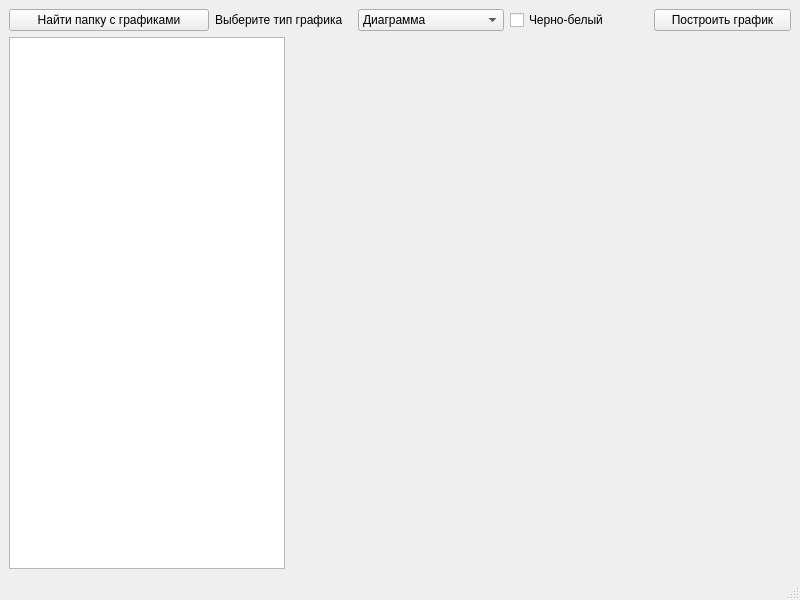
<?xml version="1.0" encoding="UTF-8"?>
<ui version="4.0">
 <class>MainWindow</class>
 <widget class="QMainWindow" name="MainWindow">
  <property name="geometry">
   <rect>
    <x>0</x>
    <y>0</y>
    <width>800</width>
    <height>600</height>
   </rect>
  </property>
  <property name="windowTitle">
   <string>MainWindow</string>
  </property>
  <widget class="QWidget" name="centralwidget">
   <layout class="QVBoxLayout" name="verticalLayout">
    <item>
     <layout class="QHBoxLayout" name="horizontalLayout_2">
      <item>
       <widget class="QPushButton" name="ButtonFindFolder">
        <property name="minimumSize">
         <size>
          <width>100</width>
          <height>0</height>
         </size>
        </property>
        <property name="maximumSize">
         <size>
          <width>200</width>
          <height>16777215</height>
         </size>
        </property>
        <property name="text">
         <string>Найти папку с графиками</string>
        </property>
       </widget>
      </item>
      <item>
       <layout class="QHBoxLayout" name="horizontalLayout_4">
        <item>
         <widget class="QLabel" name="label">
          <property name="text">
           <string>Выберите тип графика</string>
          </property>
         </widget>
        </item>
        <item>
         <widget class="QComboBox" name="BoxGraphType">
          <item>
           <property name="text">
            <string>Диаграмма</string>
           </property>
          </item>
          <item>
           <property name="text">
            <string>Круговая диаграмма</string>
           </property>
          </item>
         </widget>
        </item>
        <item>
         <widget class="QCheckBox" name="BoxColorGraph">
          <property name="text">
           <string>Черно-белый</string>
          </property>
         </widget>
        </item>
        <item>
         <widget class="QPushButton" name="ButtonCreateGraph">
          <property name="text">
           <string>Построить график</string>
          </property>
         </widget>
        </item>
       </layout>
      </item>
     </layout>
    </item>
    <item>
     <layout class="QHBoxLayout" name="horizontalLayout_5">
      <item>
       <widget class="QTableWidget" name="tableWidget"/>
      </item>
      <item>
       <widget class="QFrame" name="Charts">
        <property name="minimumSize">
         <size>
          <width>500</width>
          <height>0</height>
         </size>
        </property>
        <property name="frameShape">
         <enum>QFrame::NoFrame</enum>
        </property>
        <layout class="QHBoxLayout" name="horizontalLayout"/>
       </widget>
      </item>
     </layout>
    </item>
   </layout>
  </widget>
  <widget class="QMenuBar" name="menubar">
   <property name="geometry">
    <rect>
     <x>0</x>
     <y>0</y>
     <width>800</width>
     <height>21</height>
    </rect>
   </property>
  </widget>
  <widget class="QStatusBar" name="statusbar"/>
 </widget>
 <resources/>
 <connections/>
</ui>
